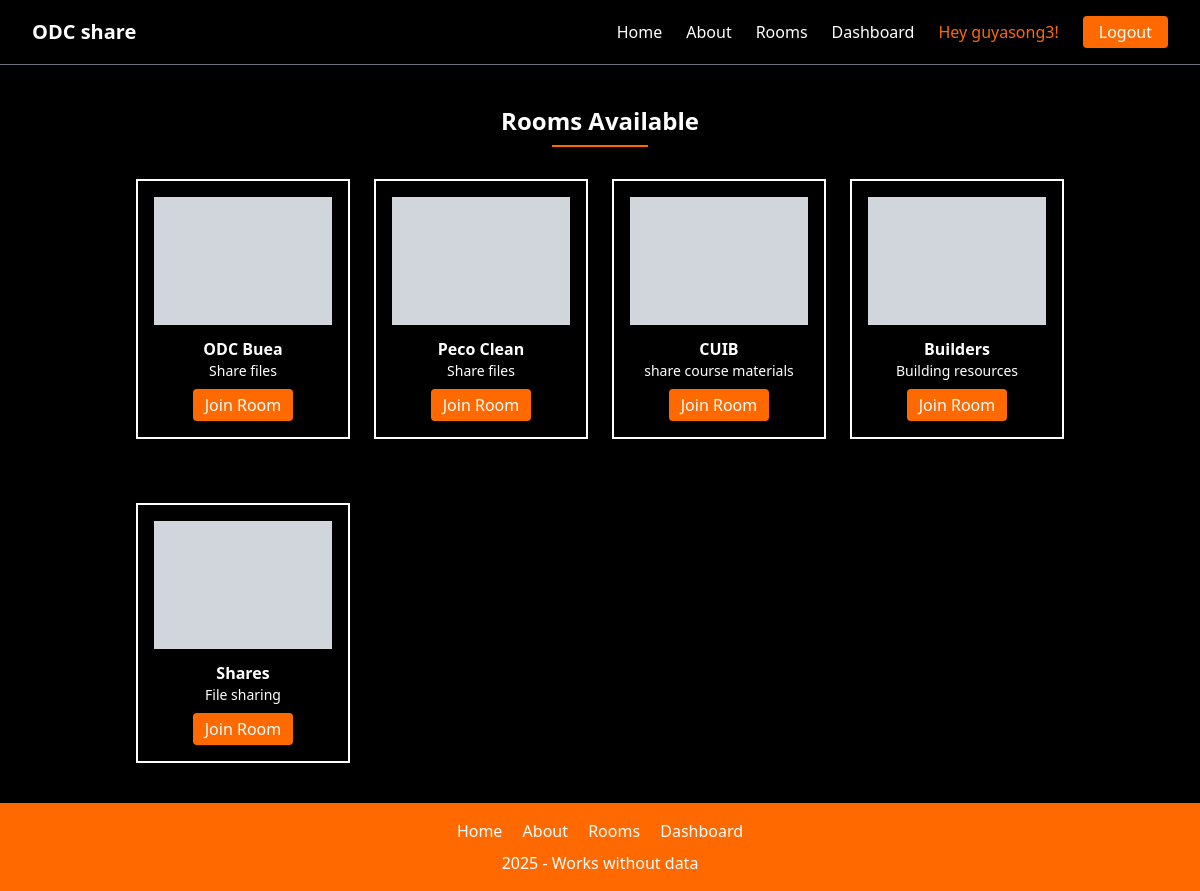
/room/ (signed in), run on the app's committed database.
### home/models.py (models this page shows, shortened)
class Room(models.Model):
    room_name = models.CharField(max_length=100, null=True)
    description = models.TextField(max_length=200, null=True)
    code = models.CharField(max_length=6, unique=True, editable=False, null=True, blank=True)
    created_by = models.ForeignKey(User, on_delete=models.CASCADE, related_name="rooms", null=True)
    created_at = models.DateTimeField(auto_now_add=True)
    members = models.ManyToManyField(User, related_name="joined_rooms", blank=True)

### create_room/views.py (the view)
# urls.py: path('', views.list_rooms, name='list_rooms'),
def list_rooms(request):
    rooms = Room.objects.all()
    return render(request, "list_room.html", {"rooms": rooms})

### create_room/templates/list_room.html (shortened to what this page needs)
{% extends "base.html" %}
{% block content %}
<h2 class="text-2xl font-bold mb-2 text-center mt-10">Rooms Available</h2>
    <hr class="text-orange-500 max-w-[8%] mx-auto mb-8 border-1">
    <div class="max-w-[80%] mx-auto">
        <div class="grid grid-cols-1 md:grid-cols-4 gap-6 px-4">
        {% for room in rooms %}
        <div class="border-2 p-4 text-center hover:shadow-lg transition mb-10">
            <div class="bg-gray-300 h-32 mb-3"></div>
            <h3 class="font-semibold">{{ room.room_name }}</h3>
            <p class="text-sm">{{room.description}}</p>
            <a href="{% url 'join_room' room.id %}" class="bg-orange-500 text-white px-3 py-1 mt-2 inline-block rounded ">Join Room</a>
        </div>
        {% endfor %}
    </div>
    </div>
{% endblock %}

### templates/base.html (shortened to what this page needs)
<!DOCTYPE html>
<html lang="en" class="bg-black text-white">
<head>
    {% load static %}
    <link href="{% static 'dist/styles.css' %}" rel="stylesheet">
</head>
<body class="flex flex-col min-h-screen w-full">
    <nav class="bg-black border-b border-gray-500 sticky top-0 z-50">
        <div class="mx-auto px-4 sm:px-6 lg:px-8">
            <div class="flex justify-between items-center h-16">
                <a href="/" class="text-white text-xl font-extrabold">ODC share</a>
                <div class="hidden md:flex items-center space-x-6">
                    <a href="/" class="text-white hover:text-orange-500">Home</a>
                    <a href="{% url 'about' %}" class="text-white hover:text-orange-500">About</a>
                    {% if user.is_authenticated %}
                    <a href="{% url 'list_rooms' %}" class="block text-white hover:text-orange-500">Rooms</a>
                    <a href="{% url 'dashboard' %}" class="block text-white hover:text-orange-500">Dashboard</a>
                    <a href="" class="block text-orange-500">Hey {{request.user.username}}!</a>
                    <a href="{% url 'logout' %}" class="bg-orange-500 px-4 py-1 rounded">Logout</a>
                    {% else %}
                    <a href="{% url 'login' %}" class="bg-orange-500 px-4 py-1 rounded">Login / Signup</a>
                    {% endif %}
                </div>
            </div>
        </div>
    </nav>
    <main class="flex-grow">
        {% block content %}{% endblock %}
    </main>
    <footer class="bg-orange-500 p-4 text-center">
        <div class="space-x-4">
            <a href="/" class="hover:underline">Home</a>
            <a href="{% url 'about' %}">About</a>
            {% if user.is_authenticated %}
            <a href="{% url 'list_rooms' %}" class="text-white hover:text-black">Rooms</a>
            <a href="{% url 'dashboard' %}" class=" text-white hover:text-black">Dashboard</a>
            {% else %}
            <a href="{% url 'login' %}" class="bg-orange-500 px-4 py-1 rounded">Login / Signup</a>
            {% endif %}
        </div>
        <p class="mt-2">2025 - Works without data</p>
    </footer>
</body>
</html>

### data on the page
Room: room_name "ODC Buea", description "Share files"
Room: room_name "Peco Clean", description "Share files"
Room: room_name "CUIB", description "share course materials"
Room: room_name "Builders", description "Building resources"
Room: room_name "Shares", description "File sharing"

### other printed values
{{ request.user.username }} "guyasong3"
